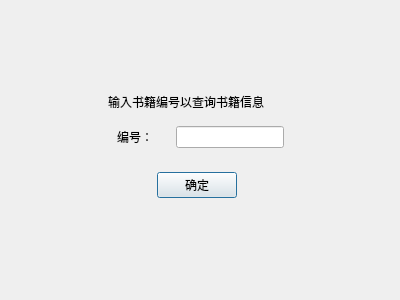
<?xml version="1.0" encoding="UTF-8"?>
<ui version="4.0">
 <class>FindDialog</class>
 <widget class="QDialog" name="FindDialog">
  <property name="geometry">
   <rect>
    <x>0</x>
    <y>0</y>
    <width>400</width>
    <height>300</height>
   </rect>
  </property>
  <property name="windowTitle">
   <string>Dialog</string>
  </property>
  <layout class="QGridLayout" name="gridLayout_2">
   <item row="0" column="0">
    <widget class="QWidget" name="widget" native="true">
     <layout class="QGridLayout" name="gridLayout">
      <item row="1" column="2">
       <spacer name="horizontalSpacer_4">
        <property name="orientation">
         <enum>Qt::Horizontal</enum>
        </property>
        <property name="sizeHint" stdset="0">
         <size>
          <width>40</width>
          <height>20</height>
         </size>
        </property>
       </spacer>
      </item>
      <item row="0" column="1">
       <spacer name="verticalSpacer">
        <property name="orientation">
         <enum>Qt::Vertical</enum>
        </property>
        <property name="sizeHint" stdset="0">
         <size>
          <width>20</width>
          <height>40</height>
         </size>
        </property>
       </spacer>
      </item>
      <item row="1" column="0">
       <spacer name="horizontalSpacer_3">
        <property name="orientation">
         <enum>Qt::Horizontal</enum>
        </property>
        <property name="sizeHint" stdset="0">
         <size>
          <width>40</width>
          <height>20</height>
         </size>
        </property>
       </spacer>
      </item>
      <item row="1" column="1">
       <layout class="QVBoxLayout" name="verticalLayout">
        <item>
         <widget class="QLabel" name="title_label">
          <property name="text">
           <string>输入书籍编号以查询书籍信息</string>
          </property>
         </widget>
        </item>
        <item>
         <widget class="QWidget" name="Num_Widget" native="true">
          <layout class="QHBoxLayout" name="horizontalLayout">
           <item>
            <widget class="QLabel" name="num_label">
             <property name="text">
              <string>编号：</string>
             </property>
            </widget>
           </item>
           <item>
            <widget class="QLineEdit" name="num_lineEdit">
             <property name="sizePolicy">
              <sizepolicy hsizetype="Fixed" vsizetype="Fixed">
               <horstretch>0</horstretch>
               <verstretch>0</verstretch>
              </sizepolicy>
             </property>
            </widget>
           </item>
          </layout>
         </widget>
        </item>
        <item>
         <widget class="QWidget" name="Ok_Widget" native="true">
          <layout class="QHBoxLayout" name="horizontalLayout_2">
           <item>
            <spacer name="horizontalSpacer">
             <property name="orientation">
              <enum>Qt::Horizontal</enum>
             </property>
             <property name="sizeHint" stdset="0">
              <size>
               <width>40</width>
               <height>20</height>
              </size>
             </property>
            </spacer>
           </item>
           <item>
            <widget class="QPushButton" name="Ok_pushButton">
             <property name="text">
              <string>确定</string>
             </property>
            </widget>
           </item>
           <item>
            <spacer name="horizontalSpacer_2">
             <property name="orientation">
              <enum>Qt::Horizontal</enum>
             </property>
             <property name="sizeHint" stdset="0">
              <size>
               <width>47</width>
               <height>20</height>
              </size>
             </property>
            </spacer>
           </item>
          </layout>
         </widget>
        </item>
       </layout>
      </item>
      <item row="2" column="1">
       <spacer name="verticalSpacer_2">
        <property name="orientation">
         <enum>Qt::Vertical</enum>
        </property>
        <property name="sizeHint" stdset="0">
         <size>
          <width>20</width>
          <height>40</height>
         </size>
        </property>
       </spacer>
      </item>
     </layout>
    </widget>
   </item>
  </layout>
 </widget>
 <resources/>
 <connections>
  <connection>
   <sender>Ok_pushButton</sender>
   <signal>clicked()</signal>
   <receiver>FindDialog</receiver>
   <slot>accept()</slot>
   <hints>
    <hint type="sourcelabel">
     <x>199</x>
     <y>186</y>
    </hint>
    <hint type="destinationlabel">
     <x>199</x>
     <y>149</y>
    </hint>
   </hints>
  </connection>
 </connections>
</ui>
